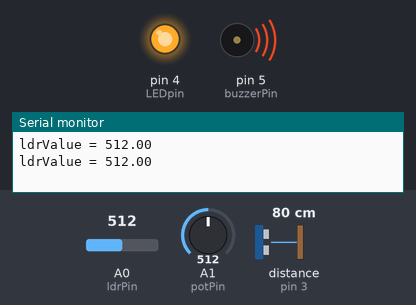
A program run on a simulated Arduino Uno, built with avr-gcc and run on an emulated ATmega328P. Shown: output pins drawn as LEDs (lit = HIGH), buzzer (waves = sounding, pin HIGH), the last lines printed to the serial monitor. The test bench sets the inputs (shaded band); at power-on: distance to the obstacle (sensor on pin 3) 80 cm, A0 (ldrPin) = 512, A1 (potPin) = 512. The echo pulse lasts 58.3 µs per cm.

Above: at 1.3 s.
1.4 s: distance to the obstacle (sensor on pin 3) set to 194 cm
2.9 s: distance to the obstacle (sensor on pin 3) set to 202 cm
At 3.6 s:
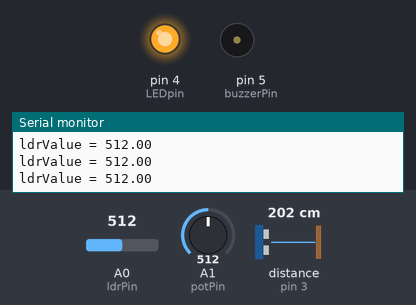
4.5 s: A0 (ldrPin) set to 22
6.0 s: A0 (ldrPin) set to 17
At 7.2 s:
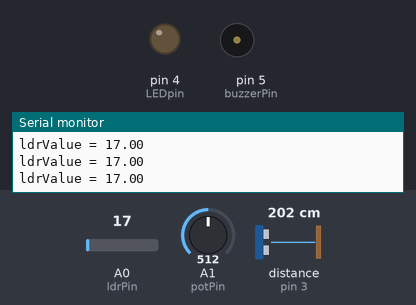
7.6 s: A0 (ldrPin) set to 122
At 8.6 s:
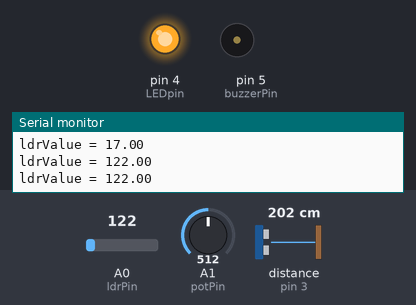
9.1 s: A0 (ldrPin) set to 10
At 10.0 s:
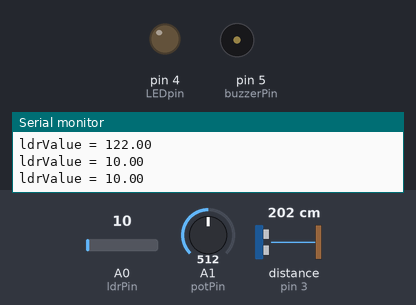
Timing chart, 0 to 11.7 s (numbered marks = the images above; inputs shaded):
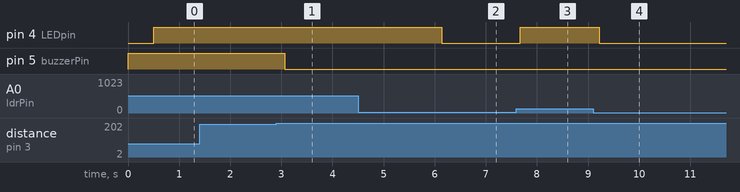

Measured:
- the behaviour switches between 196 and 197 cm on distance to the obstacle (sensor on pin 3) (found by bisection; images 0 and 1)
- the behaviour switches between 20 and 19 on A0 (ldrPin) (found by bisection; images 1 and 2)
- after the input at 2.9 s, pin 5 (buzzerPin): HIGH → LOW after 0.17 s
- after the input at 6.0 s, pin 4 (LEDpin): HIGH → LOW after 0.14 s
- after the input at 7.6 s, pin 4 (LEDpin): LOW → HIGH after 0.08 s
- after the input at 9.1 s, pin 4 (LEDpin): HIGH → LOW after 0.12 s

The program:

main.cpp
```cpp
#include <Arduino.h>
#include <NewPing.h>
#include <Adafruit_MPU6050.h>
#include <Adafruit_Sensor.h>
#include <Wire.h>

#define TRIGGER_PIN 2
#define ECHO_PIN 3

#define MAX_DISTANCE 400

int potPin = A1, ldrPin = A0, LEDpin = 4, buzzerPin = 5, servoPin = 9, servoPos;
float potVal, ldrStatus;

NewPing sonar(TRIGGER_PIN, ECHO_PIN, MAX_DISTANCE);

void ledOn(){
ldrStatus = analogRead(ldrPin);
Serial.print("ldrValue = ");
Serial.println(ldrStatus);
if (ldrStatus >= 20){
  digitalWrite(LEDpin, HIGH);
}
else{
  digitalWrite(LEDpin, LOW);
}
}

void buzz(){
  float distance = sonar.ping_cm();
  float buzzDistance;
  potVal = analogRead(potPin);
//  Serial.print("potVal = ");
//  Serial.println(potVal);
  buzzDistance = (MAX_DISTANCE*potVal)/1023;
//  Serial.print("buzzDistance = ");
//  Serial.println(buzzDistance);
  if(distance <= buzzDistance){
    digitalWrite(buzzerPin, HIGH);
  }
  else{
    digitalWrite(buzzerPin, LOW);
  }
}

void setup() {
  // put your setup code here, to run once:
  Serial.begin(9600);
  pinMode(potPin, INPUT);
  pinMode(ldrPin, INPUT);
  pinMode(LEDpin, OUTPUT);
  pinMode(buzzerPin, OUTPUT);
}

void loop() {
  // put your main code here, to run repeatedly:
  buzz();
  delay(500);
  ledOn();
}
```
